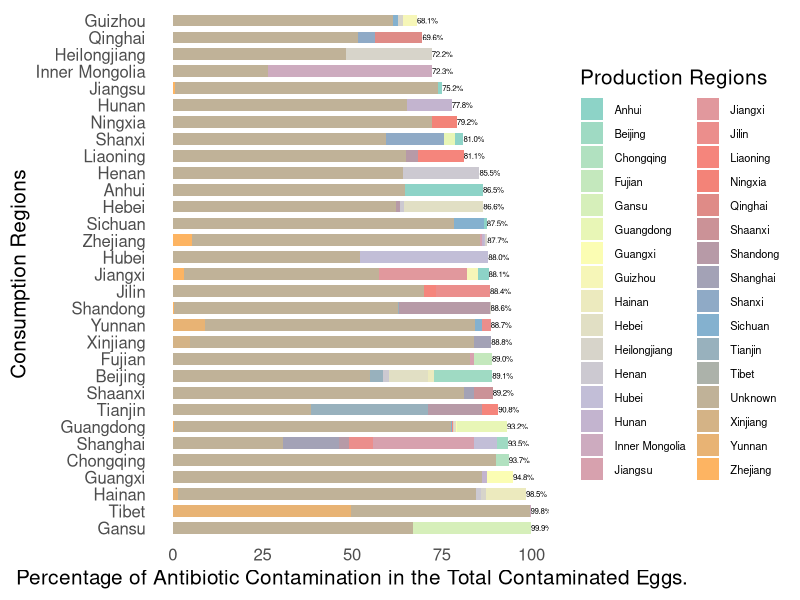
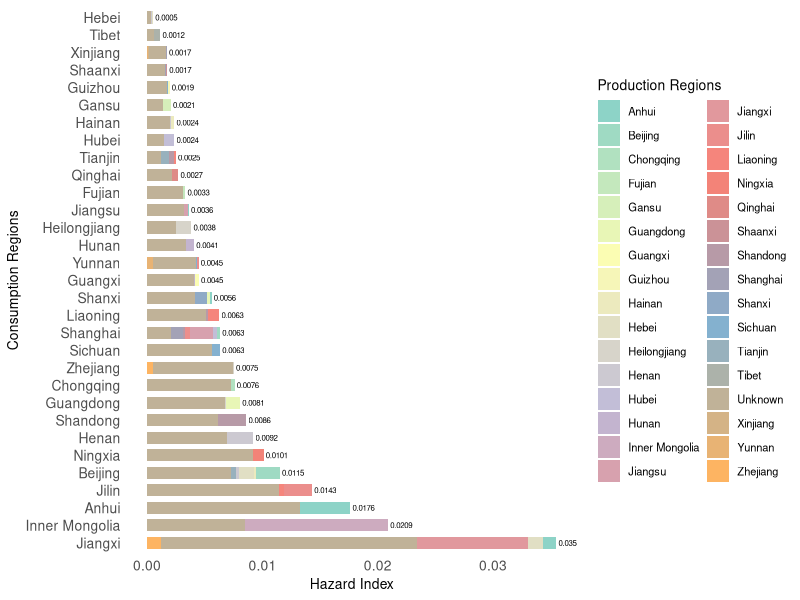
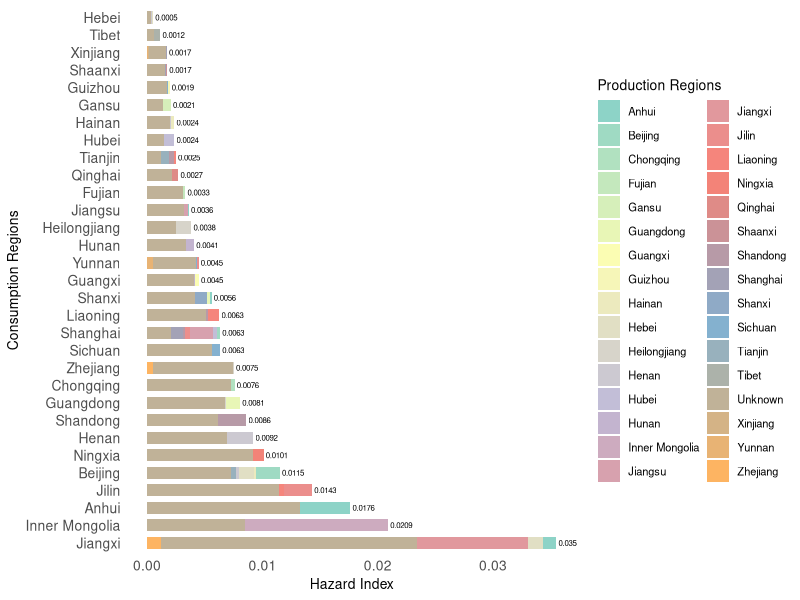
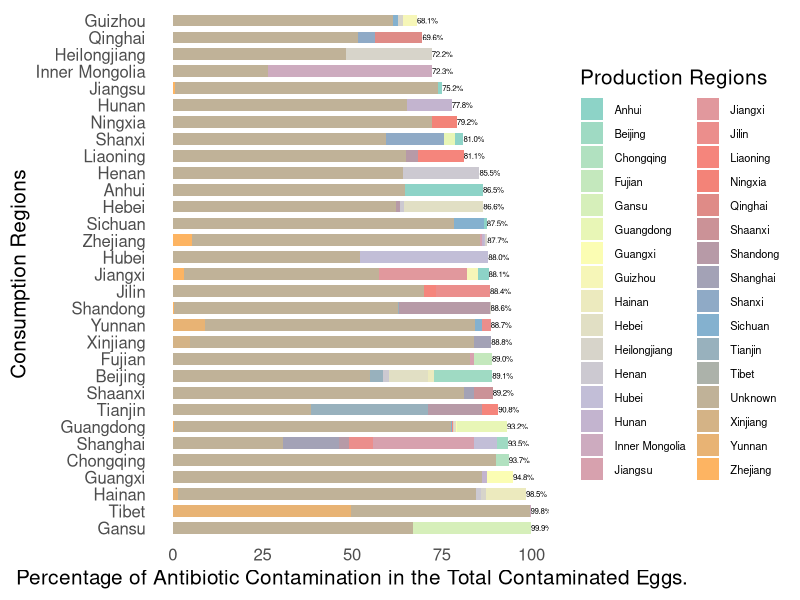
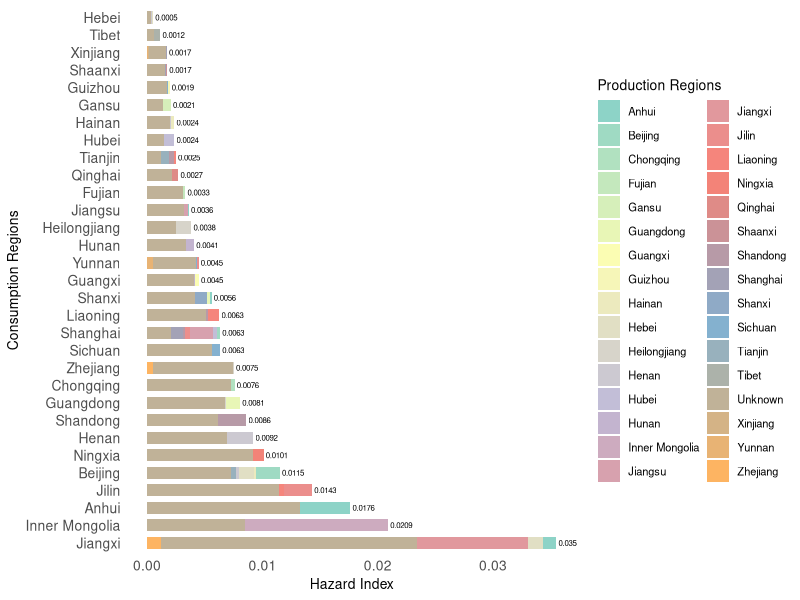

R code for these plots, in order: (Note: this script raises an error after producing the figures.)

######visualization for anitibiotic contamination probability at different monitoring provinces(Figure 2 in the manuscript)##############################
#########################################
library(ggplot2)
library(RColorBrewer)
library(dplyr)
library(readxl)

#################################################################################
# Create the plot
# Load the data
data <- read_excel("AntibioticsProb.xlsx",sheet="Sheet3")

# Convert the antibiotic pollution probabilities to percentages
data$prob_anti <- data$prob_anti * 100
data$Total_Antibiotic_Pollution_Probability <- data$Total_Antibiotic_Pollution_Probability * 100

# Create a color palette with as many distinct colors as there are production provinces
num_colors <- length(unique(data$PRODP))
color_palette <- colorRampPalette(brewer.pal(6, "Set3"))(num_colors)
p <- ggplot(data, aes(x = reorder(MonitP, -Total_Antibiotic_Pollution_Probability), y = prob_anti, fill = PRODP)) +
 geom_bar(stat = "identity", position = "stack", width = 0.7) +
 geom_text(data = data %>% group_by(MonitP) %>% slice(1), aes(y = Total_Antibiotic_Pollution_Probability, label = sprintf("%.1f%%", Total_Antibiotic_Pollution_Probability)), hjust = 0, size = 2) +
 scale_y_continuous(name = "Percentage of Antibiotic Contamination in the Total Contaminated Eggs.") +
 scale_x_discrete(name = "Consumption Regions") +
 labs(fill = "Production Regions") +
 coord_flip() +
 theme_minimal(base_size = 15) + 
 theme(
  plot.title = element_text(hjust = 0.5, vjust = 0),
  plot.title.position = "panel",
  legend.text = element_text(size = 8),##change the size of legend text
  legend.position = "right", # Moving the legend to the left
  legend.direction = "vertical", # Making the legend vertical
  legend.box.just = "top", # Aligning the legend with the top of the plot
  panel.grid.major = element_blank(),
  panel.grid.minor = element_blank(),
  axis.text = element_text(size = 12)
 ) +
 scale_fill_manual(values = color_palette)
print(p) 

# Save and display the plot
ggsave("AntibioticProb.png", plot = p, width = 10, height = 8, dpi =600)

###############################################################################################################################################
#############################visualization for antibiotic contamination caused HI at different monitoring provinces from each production province####
#(Figure 6A in the manuscript)
# Load the data
data <- read_excel("HIatMfromP_311.xlsx")
colnames(data)<-c("MonitP","Prod","THIatM","HIfromPtoM")


# Create a color palette with as many distinct colors as there are production provinces
num_colors <- length(unique(data$Prod))
color_palette <- colorRampPalette(brewer.pal(6, "Set3"))(num_colors)

# Create the plot
p <- ggplot(data, aes(x = reorder(MonitP, -THIatM), y = HIfromPtoM, fill = Prod)) +
 geom_bar(stat = "identity", position = "stack", width = 0.7) +
 geom_text(data = data %>% group_by(MonitP) %>% slice(1), aes(y = THIatM, label = sprintf("%.4f", THIatM)), hjust = -0.1, size = 2) +
 scale_y_continuous(name = "Hazard Index") +
 scale_x_discrete(name = "Consumption Regions") +
 labs( fill = "Production Regions") +
 coord_flip() +
 theme_minimal(base_size = 10) +
 theme(
  plot.title = element_text(hjust = 0.5, vjust = 0),
  plot.title.position = "panel",
  legend.position = "right", # Moving the legend to the left
  legend.direction = "vertical", # Making the legend vertical
  legend.text = element_text(size = 8),##change the size of legend text
  legend.box.just = "top", # Aligning the legend with the top of the plot
  panel.grid.major = element_blank(),
  panel.grid.minor = element_blank(),
  axis.text = element_text(size = 10)
 ) +
 scale_fill_manual(values = color_palette)

print(p)
# Save and display the plot
ggsave("HIfromPtoM.png", plot = p, width = 10, height = 8, dpi =600)
print(p)


########################################################################################################
######visualization for antibiotic concentration at different monitoring provinces##############################
#(Figure 3B in the manuscript)
########################################################################################################
library(readxl)
library(ggplot2)
library(reshape2)
install.packages("pheatmap")
library(pheatmap)
library(viridis)
# Reading the data from an Excel file
data <- read_excel("Concentration level.xlsx", sheet = "Sheet3")
#####################################
# Aggregating the data to get mean concentrations
agg_data <- data %>%
 group_by(MonitP, Hazard) %>%
 summarise(Mean_Concentration = mean(Concentration, na.rm = TRUE)) %>%
 ungroup()

# Creating the heatmap
q<-ggplot(agg_data, aes(x = Hazard, y = MonitP, fill = Mean_Concentration)) +
 geom_tile() +
 geom_text(aes(label = sprintf("%.2f", Mean_Concentration)), vjust = 1, size = 3) +
 scale_fill_viridis(direction = -1, option = "D") +
 theme_minimal() +
 theme(axis.text.x = element_text(angle = 45, hjust = 1),
       panel.grid.major = element_blank(), 
       panel.grid.minor = element_blank(),
       panel.background = element_blank()) +
 labs(fill = "Median Concentration (ug/kg)", x = "Antibiotic Residues", y = "Consumption Regions")
########################################
print(q)
ggsave("concentration.png", plot = q, width = 10, height = 8, dpi =600)



####################################################################################################################
######visualization for each antibiotic contamination probability at different monitoring provinces##############################
#(Figure 3A in the manuscript)
########################################################################################################
# Load required libraries
library(readxl)
library(ggplot2)
library(reshape2)
install.packages("scales")
library(scales)

# Read the data from Excel file
data <- read_excel("ProbForEachAnti.xlsx",sheet = "Sheet2")

# Convert 'contProb' to percentage
data$contProb <- data$contProb * 100

# Reshape the data for ggplot2
data_melted <- melt(data, id.vars = c("Monitoring Province", "Hazard"))

# Create the heatmap
q<-ggplot(data_melted, aes(x = Hazard, y = `Monitoring Province`, fill = value)) +
 geom_tile() + 
 geom_text(aes(label = sprintf("%.2f%%", value)), vjust = 1, size = 3) +
 scale_fill_gradient(low = "light blue", high = "blue") +
 theme_minimal() +
 theme(axis.text.x = element_text(angle = 45, hjust = 1),
       panel.grid.major = element_blank(), 
       panel.grid.minor = element_blank(),
       panel.background = element_blank()) +
 labs(fill = "Contamination Probability (%)", x = "Antibiotic Residues", y = "Consumption Regions")
########################################
print(q)
ggsave("CPorb.png", plot = q, width = 10, height = 8, dpi =600)



####################################################################################################################
#######visualize the HI for monitoring province based on different antibiotics
#(Figure in the appendix of manuscript)
#############################################################################################################
# Load the data
data <- read_excel("HIandCHQatM_130.xlsx")
colnames(data)<-c("MonitP","Hazard","CHQatMonitP","HI")


# Create a color palette with as many distinct colors as there are production provinces
num_colors <- length(unique(data$Hazard))
color_palette <- colorRampPalette(brewer.pal(8, "Set3"))(num_colors)


# Create the plot
p <- ggplot(data, aes(x = reorder(MonitP, -HI), y = CHQatMonitP, fill = Hazard)) +
 geom_bar(stat = "identity", position = "stack", width = 0.5) +
 geom_text(data = data %>% group_by(MonitP) %>% slice(1), aes(y = HI, label = sprintf("%.4f", HI)), hjust = 0, size = 3) +
 scale_y_continuous(name = "Hazard Index") +
 scale_x_discrete(name = "Consumption Regions") +
 labs(fill = "Antibiotic Residues") +
 coord_flip() +
 theme_minimal(base_size = 15) +
 theme(
  plot.title = element_text(hjust = 0.5, vjust = 0), # Adjusting the position of the title
  plot.title.position = "panel", # Moving the title inside the panel
  panel.grid.major = element_blank(),
  panel.grid.minor = element_blank(),
  axis.text = element_text(size = 12),
  legend.position = "bottom",
  legend.box = "horizontal",
  legend.title = element_text(size = 10),
  legend.text = element_text(size = 10)
 ) +
 scale_fill_manual(values = color_palette)
p <- p + 
 geom_bar(stat = "identity", position = "stack", width = 0.5) + # Adjust the width of the bars
 theme(
  axis.text = element_text(size = 10), # Adjust the text size
  legend.text = element_text(size = 8)
 )
# Display the plot
print(p)
ggsave("HIatMonitP.png", plot = p, width = 10, height = 8, dpi =600)

####################################################################################################
#chord graph for HIfromPtoM
#(Figure 6B in the manuscript)
#########################################################################################################
library(readxl)
library(dplyr)
library(circlize)
library(RColorBrewer)

# Step 1: Load the data
data <- read_xlsx("HIatMfromP_311.xlsx", sheet = "Sheet3")

# Step 2: Aggregate the data
data_aggregated <- data %>%
 group_by(ProdP, MonitP) %>%
 summarise(HIfromPtoM = sum(HIfromPtoM), .groups = 'drop')



# Assuming you have a way to create 'flow_matrix' from 'data_aggregated'
# For the sake of example, this step is skipped here
# Ensure your 'flow_matrix' preparation logic is in place
# Create a matrix for the chord diagram
provinces <- unique(c(data_aggregated$ProdP, data_aggregated$MonitP))
matrix_size <- length(provinces)
flow_matrix <- matrix(0, nrow = matrix_size, ncol = matrix_size, dimnames = list(provinces, provinces))

for(i in 1:nrow(data_aggregated)) {
 row <- data_aggregated[i, ]
 flow_matrix[rownames(flow_matrix) == row$ProdP, colnames(flow_matrix) == row$MonitP] <- row$HIfromPtoM
}
# Prepare the color palette
num_colors <- length(unique(data$ProdP))
color_palette <- colorRampPalette(brewer.pal(min(num_colors, 9), "Set3"))(num_colors)

# Assign colors to each ProdP
prod_colors <- setNames(color_palette, unique(data$ProdP))
# Clear any existing plots
circos.clear()
circos.par("start.degree" = 90, "points.overflow.warning" = FALSE)
par(mar = c(5, 5, 5, 5))

# Draw the chord diagram with adjusted settings and apply the color mapping
chordDiagram(flow_matrix, transparency = 0.01, grid.col = prod_colors[rownames(flow_matrix)],
             annotationTrack = "grid", preAllocateTracks = list(track.height = 0.2))

# Adjust label positions
circos.track(track.index = 1, panel.fun = function(x, y) {
 xlim = get.cell.meta.data("xlim")
 ylim = get.cell.meta.data("ylim")
 sector.index = get.cell.meta.data("sector.index")
 label_y_pos = ylim[1] + 0.7  # Adjusted for visual fit
 circos.text(mean(xlim), label_y_pos, sector.index, facing = "clockwise", niceFacing = TRUE,
             adj = c(0.5, 0.5), cex = 1, font = 1)  # Font size and style adjusted
}, bg.border = NA)


######################################################################################################################
#######visualize the HI caused by antibiotics contaminated eggs from each production province##############################
#(Figure 5 in the manuscript)
######################################################################################################################
# Load the data
data <- read_excel("HICausedfromP_311.xlsx",sheet = "Sheet2") 
colnames(data)<-c("ProdP","Hazard","HQcausedbyProdP","HI")


# Create a color palette with as many distinct colors as there are production provinces
num_colors <- length(unique(data$Hazard))
color_palette <- colorRampPalette(brewer.pal(8, "Set3"))(num_colors)

# Create the plot
p <- ggplot(data, aes(x = reorder(ProdP, -HI), y = HQcausedbyProdP, fill = Hazard)) +
 geom_bar(stat = "identity", position = "stack", width = 0.5) +
 geom_text(data = data %>% group_by(ProdP) %>% slice(1), aes(y = HI, label = sprintf("%.4f", HI)), hjust = 0, size = 3) +
 scale_y_continuous(name = "Hazard Index") +
 scale_x_discrete(name = "Production Regions") +
 labs( fill = "Antibiotic Residues") +
 coord_flip() +
 theme_minimal(base_size = 15) +
 theme(
  plot.title = element_text(hjust = 0.5, vjust = 0,size=10), # Adjusting the position of the title
  plot.title.position = "panel", # Moving the title inside the panel
  panel.grid.major = element_blank(),
  panel.grid.minor = element_blank(),
  axis.text = element_text(size = 10),
  legend.position = "bottom",
  legend.box = "horizontal",
  legend.title = element_text(size = 10),
  legend.text = element_text(size = 10)
 ) +
 scale_fill_manual(values = color_palette)
p <- p + 
 geom_bar(stat = "identity", position = "stack", width = 0.5) + # Adjust the width of the bars
 theme(
  axis.text = element_text(size = 10), # Adjust the text size
  legend.text = element_text(size = 8)
 )
# Display the plot
print(p)
ggsave("HIfromProdP.png", plot = p, width = 10, height = 8, dpi =600)

######################################################################################################################
#######################
#######visualize the consumption data at each province##############################
#(Figure A1 in the manuscript)
# Load the data
data <- read_excel("consumption data.xlsx") 
colnames(data)<-c("MonitoringRegion","Consumption")

# Calculate rankings (higher consumption gets a lower rank number)
data$Rank <- rank(-data$Consumption)
# Generate the bar plot with ordered bars based on rank
p <- ggplot(data, aes(x = reorder(MonitoringRegion, Rank), y = Consumption)) +
 geom_bar(stat = "identity", fill = "skyblue") +
 coord_flip() +
 geom_text(aes(label = round(Consumption, 2)), hjust = -0.1) +
 xlab("Consumption Regions") +
 ylab("Average Egg Consumption (g/day)") +
 theme(
  panel.background = element_blank(), 
  axis.line = element_line(colour = "black"),
  panel.grid.major = element_blank(),
  panel.grid.minor = element_blank()
 ) +
 scale_y_continuous(expand = c(0, 0), limits = c(0, 60))  # Set x-axis limits

print(p)
ggsave("Consumption.png", plot = p, width = 10, height = 8, dpi =600)
